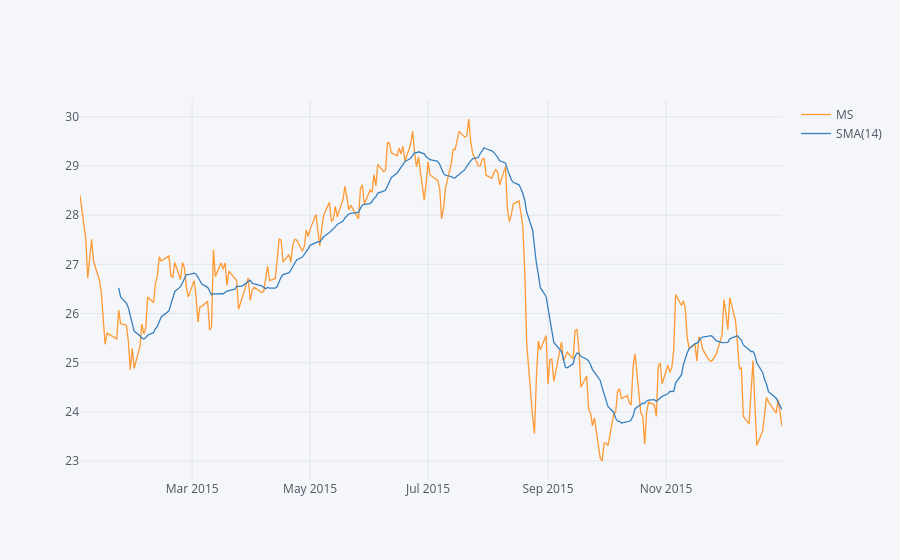

Here is the notebook cell this chart was saved with:
### Markdown cell above
** Use .ta_plot(study='sma') to create a Simple Moving Averages plot of Morgan Stanley for the year 2015.**

### Code cell
bank_stocks.xs('Close',level = 'Stock Info', axis=1)['MS'].loc['2015'].ta_plot(study='sma')

### Figure 1 — Plotly figure (JSON) as saved in the notebook; plotly's stock layout.template omitted (floating-point values rounded to 4 significant figures; data arrays with more than 128 entries replaced by an {"elided": "..."} marker saying what was removed)
{"data": [{"line": {"color": "rgba(255, 153, 51, 1.0)", "dash": "solid", "shape": "linear", "width": 1.3}, "mode": "lines", "name": "MS", "text": "", "type": "scatter", "x": {"elided": "252 str values"}, "y": {"elided": "252 float values"}}, {"line": {"color": "rgba(55, 128, 191, 1.0)", "dash": "solid", "shape": "linear", "width": 1.3}, "mode": "lines", "name": "SMA(14)", "text": "", "type": "scatter", "x": {"elided": "252 str values"}, "y": {"elided": "252 mixed values"}}], "layout": {"autosize": true, "legend": {"bgcolor": "#F5F6F9", "font": {"color": "#4D5663"}}, "paper_bgcolor": "#F5F6F9", "plot_bgcolor": "#F5F6F9", "title": {"font": {"color": "#4D5663"}}, "xaxis": {"autorange": true, "gridcolor": "#E1E5ED", "range": ["2015-01-02", "2015-12-31"], "showgrid": true, "tickfont": {"color": "#4D5663"}, "title": {"font": {"color": "#4D5663"}, "text": ""}, "type": "date", "zerolinecolor": "#E1E5ED"}, "yaxis": {"autorange": true, "gridcolor": "#E1E5ED", "range": [22.62, 30.34], "showgrid": true, "tickfont": {"color": "#4D5663"}, "title": {"font": {"color": "#4D5663"}, "text": ""}, "type": "linear", "zerolinecolor": "#E1E5ED"}}}
